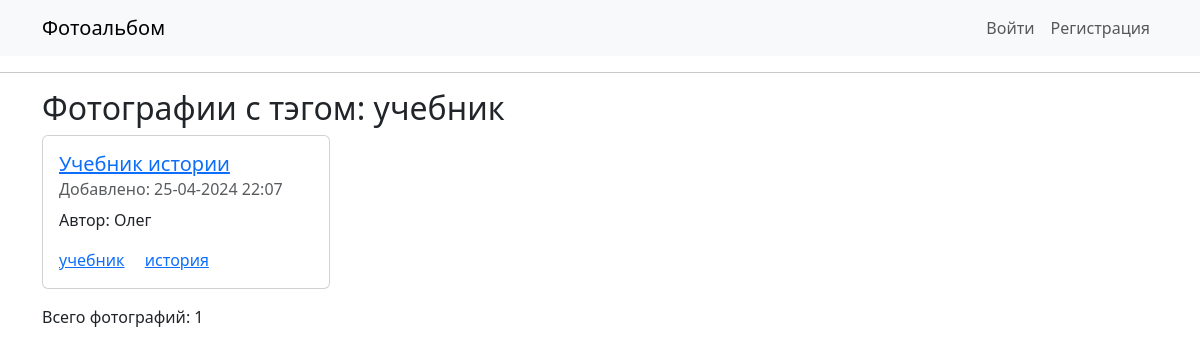
/photos/tags/учебник, run on the app's committed database.
### models.py (models this page shows, shortened)
class Tag(SqlAlchemyBase):
    __tablename__ = 'tags'
    id = sqlalchemy.Column(sqlalchemy.Integer, primary_key=True, autoincrement=True)
    name = sqlalchemy.Column(sqlalchemy.String, index=True)

class Photo(SqlAlchemyBase):
    __tablename__ = 'photos'
    id = sqlalchemy.Column(sqlalchemy.Integer, primary_key=True, autoincrement=True)
    content = sqlalchemy.Column(sqlalchemy.BLOB)
    title = sqlalchemy.Column(sqlalchemy.String, nullable=True)
    created_dt = sqlalchemy.Column(sqlalchemy.DateTime, default=datetime.datetime.now)
    is_private = sqlalchemy.Column(sqlalchemy.Boolean, default=True)
    user_id = sqlalchemy.Column(sqlalchemy.Integer, sqlalchemy.ForeignKey("users.id"))
    user = orm.relationship('User')
    tags = orm.relationship('Tag', secondary="photos_tags", backref="photos")

class User(UserMixin, SqlAlchemyBase):
    __tablename__ = 'users'
    id = sqlalchemy.Column(sqlalchemy.Integer, primary_key=True, autoincrement=True)
    username = sqlalchemy.Column(sqlalchemy.String, nullable=True)
    login = sqlalchemy.Column(sqlalchemy.String, index=True, unique=True)
    password = sqlalchemy.Column(sqlalchemy.String, nullable=True)
    created_dt = sqlalchemy.Column(sqlalchemy.DateTime, default=datetime.datetime.now)
    photos = orm.relationship("Photo", back_populates='user')

### app.py (the view)
@app.route('/photos/tags/<tag>')
def tags(tag):
    s = db_session.create_session()
    t = s.query(models.Tag).filter(models.Tag.name == tag).first()
    return render_template('tag.html', tag=tag, photos=t.photos)

### db_session.py (called while the page is built)
def create_session() -> Session:
    global __factory
    return __factory()

### templates/tag.html
{% extends "base.html" %}
{% block content %}
<h2>Фотографии с тэгом: {{ tag }}</h2>
{% for p in photos %}
<div class="card mb-3" style="max-width: 18rem;">
    <div class="card-body">
        <h5 class="card-title">
            <a href="{{ url_for('photo', id=p.id) }}">{{ p.title }}</a>
        </h5>
        <h6 class="card-subtitle mb-2 text-body-secondary">
            Добавлено: {{ p.created_dt.strftime('%d-%m-%Y %H:%M') }}
        </h6>
        <p class="card-text">
            Автор: {{ p.user.username }}
        </p>
        {% for tag in p.tags %}
        <a href="{{ url_for('tags', tag=tag.name) }}" class="card-link">{{ tag.name }}</a>
        {% endfor %}
    </div>
</div>
{% endfor %}
<p>Всего фотографий: {{ photos | length }}</p>
{% endblock %}

### data on the page
Tag: name "учебник"
Photo: title "Учебник истории", created_dt "25-04-2024 22:07", user.username "Олег"
Tag: name "история"

### other printed values
{{ photos | length }} "1"
